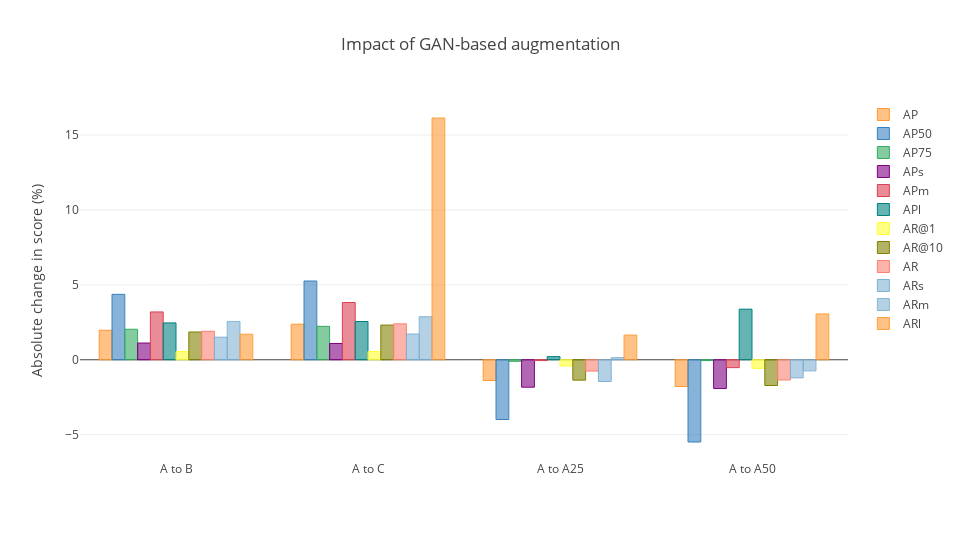

The cell this chart's notebook holds for it:
### Code cell
layout = {
    "title": "Impact of GAN-based augmentation",
    "yaxis": {
        "title": "Absolute change in score (%)"
    },
    "width": 960,
    "height": 540
}
fig = df_combined.iplot(kind = "bar", y = ["AP", "AP50", "AP75", "APs", "APm", "APl", "AR@1", "AR@10", "AR", "ARs", "ARm", "ARl"], layout = layout, asFigure = True)
py.offline.iplot(fig, show_link = False, config = config)

### Figure 1 — Plotly figure (JSON) as saved in the notebook; plotly's stock layout.template omitted (floating-point values rounded to 4 significant figures)
{"data": [{"marker": {"color": "rgba(255, 153, 51, 0.6)", "line": {"color": "rgba(255, 153, 51, 1.0)", "width": 1}}, "name": "AP", "orientation": "v", "text": "", "type": "bar", "uid": "a59055e5-0c12-42dd-b526-e8c3c009c75d", "x": ["A to B", "A to C", "A to A25", "A to A50"], "y": [1.968, 2.376, -1.386, -1.787]}, {"marker": {"color": "rgba(55, 128, 191, 0.6)", "line": {"color": "rgba(55, 128, 191, 1.0)", "width": 1}}, "name": "AP50", "orientation": "v", "text": "", "type": "bar", "uid": "c8cbba23-77bd-4936-8ef3-7d6bbaba7792", "x": ["A to B", "A to C", "A to A25", "A to A50"], "y": [4.366, 5.257, -3.989, -5.489]}, {"marker": {"color": "rgba(50, 171, 96, 0.6)", "line": {"color": "rgba(50, 171, 96, 1.0)", "width": 1}}, "name": "AP75", "orientation": "v", "text": "", "type": "bar", "uid": "61f21e0c-999c-4cee-bbfb-e345146453eb", "x": ["A to B", "A to C", "A to A25", "A to A50"], "y": [2.036, 2.232, -0.1008, -0.05147]}, {"marker": {"color": "rgba(128, 0, 128, 0.6)", "line": {"color": "rgba(128, 0, 128, 1.0)", "width": 1}}, "name": "APs", "orientation": "v", "text": "", "type": "bar", "uid": "9ace9462-36bd-4142-bf86-b906d475eba5", "x": ["A to B", "A to C", "A to A25", "A to A50"], "y": [1.118, 1.088, -1.829, -1.917]}, {"marker": {"color": "rgba(219, 64, 82, 0.6)", "line": {"color": "rgba(219, 64, 82, 1.0)", "width": 1}}, "name": "APm", "orientation": "v", "text": "", "type": "bar", "uid": "27b1ce3f-e839-45bb-9f3e-73272390a1c3", "x": ["A to B", "A to C", "A to A25", "A to A50"], "y": [3.192, 3.821, -0.05498, -0.5252]}, {"marker": {"color": "rgba(0, 128, 128, 0.6)", "line": {"color": "rgba(0, 128, 128, 1.0)", "width": 1}}, "name": "APl", "orientation": "v", "text": "", "type": "bar", "uid": "a5feafcc-ea11-4028-b45c-6352cf719862", "x": ["A to B", "A to C", "A to A25", "A to A50"], "y": [2.461, 2.553, 0.2099, 3.378]}, {"marker": {"color": "rgba(255, 255, 51, 0.6)", "line": {"color": "rgba(255, 255, 51, 1.0)", "width": 1}}, "name": "AR@1", "orientation": "v", "text": "", "type": "bar", "uid": "ce110ac9-40e7-4bdd-87b7-0c1e23f918e2", "x": ["A to B", "A to C", "A to A25", "A to A50"], "y": [0.5475, 0.5499, -0.4121, -0.5715]}, {"marker": {"color": "rgba(128, 128, 0, 0.6)", "line": {"color": "rgba(128, 128, 0, 1.0)", "width": 1}}, "name": "AR@10", "orientation": "v", "text": "", "type": "bar", "uid": "773a8508-05a1-4105-b42c-3a02cf7d57b5", "x": ["A to B", "A to C", "A to A25", "A to A50"], "y": [1.854, 2.315, -1.361, -1.718]}, {"marker": {"color": "rgba(251, 128, 114, 0.6)", "line": {"color": "rgba(251, 128, 114, 1.0)", "width": 1}}, "name": "AR", "orientation": "v", "text": "", "type": "bar", "uid": "228b5e42-173d-4d83-ba39-ad9924e0e844", "x": ["A to B", "A to C", "A to A25", "A to A50"], "y": [1.904, 2.398, -0.7555, -1.347]}, {"marker": {"color": "rgba(128, 177, 211, 0.6)", "line": {"color": "rgba(128, 177, 211, 1.0)", "width": 1}}, "name": "ARs", "orientation": "v", "text": "", "type": "bar", "uid": "a6e53678-53a0-4c90-87b7-dc7790627f6e", "x": ["A to B", "A to C", "A to A25", "A to A50"], "y": [1.507, 1.718, -1.45, -1.206]}, {"marker": {"color": "rgba(128, 177, 211, 0.6)", "line": {"color": "rgba(128, 177, 211, 0.8999999999999999)", "width": 1}}, "name": "ARm", "orientation": "v", "text": "", "type": "bar", "uid": "2daa5767-8976-42a5-9da9-3fd93de5e3de", "x": ["A to B", "A to C", "A to A25", "A to A50"], "y": [2.559, 2.874, 0.1433, -0.7415]}, {"marker": {"color": "rgba(255, 153, 51, 0.6)", "line": {"color": "rgba(255, 153, 51, 0.8999999999999999)", "width": 1}}, "name": "ARl", "orientation": "v", "text": "", "type": "bar", "uid": "a6ddc4e3-73ff-4d97-8064-7d84ab9660ef", "x": ["A to B", "A to C", "A to A25", "A to A50"], "y": [1.707, 16.14, 1.648, 3.063]}], "layout": {"height": 540, "title": {"text": "Impact of GAN-based augmentation"}, "width": 960, "yaxis": {"title": {"text": "Absolute change in score (%)"}}}}
